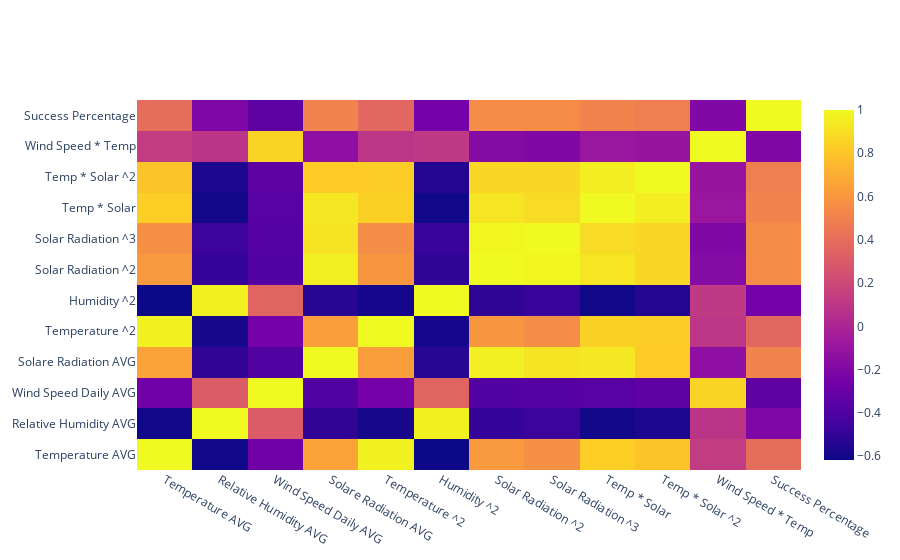

Notebook cell for this chart:
### Code cell
# Correlation matrix of features
dc_all_data = dc_X_poly.copy()
dc_all_data['Success Percentage'] = dc_Y
corr_matrix = dc_all_data.corr()
fig = go.Figure(data=go.Heatmap(
                    z=np.array(corr_matrix),
                      x=corr_matrix.columns,
                      y=corr_matrix.columns))
fig.show()

### Figure 1 — Plotly figure (JSON) as saved in the notebook; plotly's stock layout.template omitted (floating-point values rounded to 4 significant figures; data arrays with more than 128 entries replaced by an {"elided": "..."} marker saying what was removed)
{"data": [{"type": "heatmap", "x": ["Temperature AVG", "Relative Humidity AVG", "Wind Speed Daily AVG", "Solare Radiation AVG", "Temperature ^2", "Humidity ^2", "Solar Radiation ^2", "Solar Radiation ^3", "Temp * Solar", "Temp * Solar ^2", "Wind Speed * Temp", "Success Percentage"], "y": ["Temperature AVG", "Relative Humidity AVG", "Wind Speed Daily AVG", "Solare Radiation AVG", "Temperature ^2", "Humidity ^2", "Solar Radiation ^2", "Solar Radiation ^3", "Temp * Solar", "Temp * Solar ^2", "Wind Speed * Temp", "Success Percentage"], "z": {"elided": "12x12 float values"}}], "layout": {}}
